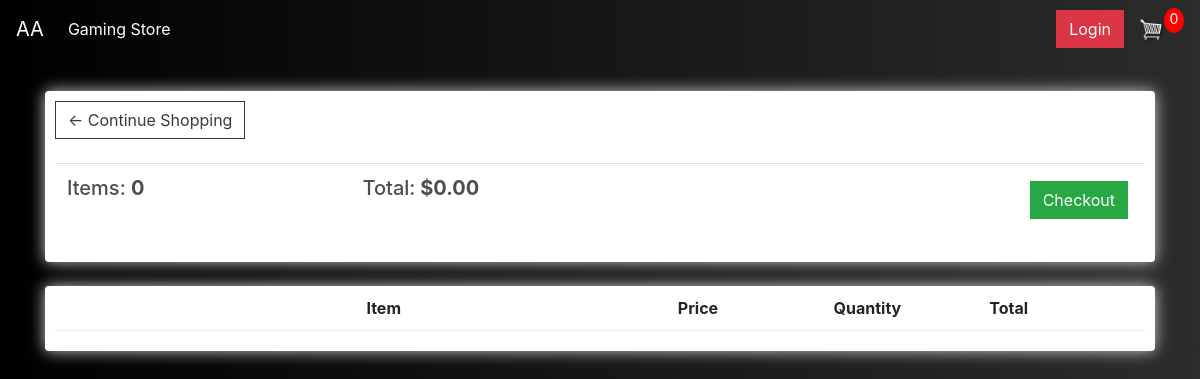
The page /cart/ (signed in) on the database as committed earlier.
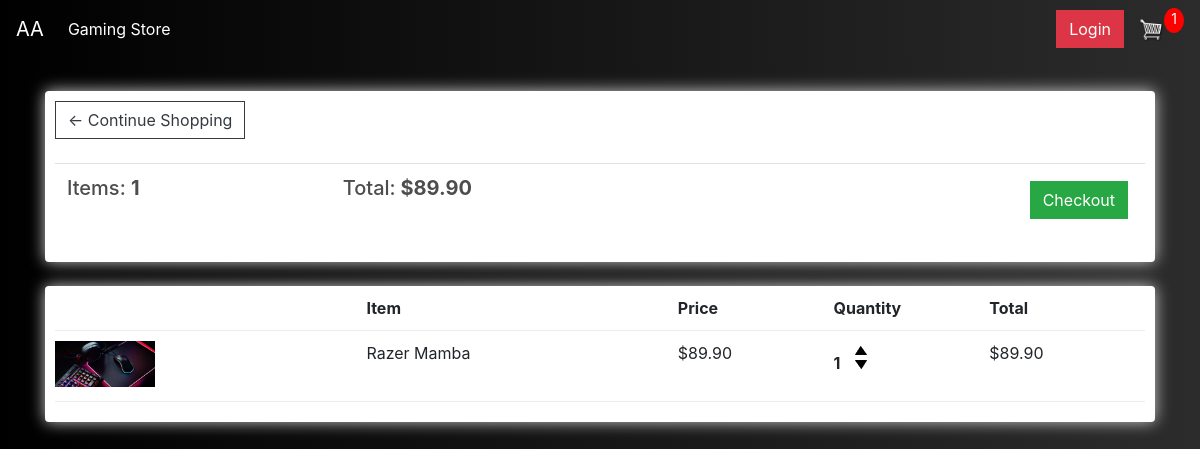
The same page on the database as committed later.
### store/models.py (models this page shows, shortened)
class Order(models.Model):
	customer = models.ForeignKey(Customer, on_delete=models.SET_NULL, null=True, blank=True)
	date_ordered = models.DateTimeField(auto_now_add=True)
	complete = models.BooleanField(default=False)
	transaction_id = models.CharField(max_length=100, null=True)
	@property
	def get_cart_total(self):
		orderitems = self.orderitem_set.all()
		total = sum([item.get_total for item in orderitems])
		return total
	@property
	def get_cart_items(self):
		orderitems = self.orderitem_set.all()
		total = sum([item.quantity for item in orderitems])
		return total

class OrderItem(models.Model):
	product = models.ForeignKey(Product, on_delete=models.SET_NULL, null=True)
	order = models.ForeignKey(Order, on_delete=models.SET_NULL, null=True)
	quantity = models.IntegerField(default=0, null=True, blank=True)
	date_added = models.DateTimeField(auto_now_add=True)
	@property
	def get_total(self):
		total = self.product.price * self.quantity
		return total

class Product(models.Model):
	name = models.CharField(max_length=200)
	price = models.FloatField()
	digital = models.BooleanField(default=False,null=True, blank=True)
	image = models.ImageField(null=True, blank=True)
	@property
	def imageURL(self):
		try:
			url = self.image.url
		except:
			url = ''
		return url

### store/views.py (the view)
# urls.py: path('cart/', views.cart, name="cart"),
def cart(request):
	if request.user.is_authenticated:
		customer = request.user.customer
		order, created = Order.objects.get_or_create(customer=customer, complete=False)
		items = order.orderitem_set.all()
		cartItems = order.get_cart_items
	else:
		items = []
		order = {'get_cart_total':0, 'get_cart_items':0, 'shipping':False}
		cartItems = order['get_cart_items']
	context = {'items':items, 'order':order, 'cartItems':cartItems}
	return render(request, 'store/cart.html', context)

### store/templates/store/cart.html
{% extends 'store/main.html' %}
{% load static %}
{% block content %}
<div class="row">
    <div class="col-lg-12">
        <div class="box-element">
            <a class="btn btn-outline-dark" href="{% url 'store' %}">&#x2190; Continue Shopping</a>
            <br>
            <br>
            <table class="table">
                <tr>
                    <th>
                        <h5>Items: <strong>{{order.get_cart_items}}</strong></h5>
                    </th>
                    <th>
                        <h5>Total:<strong> ${{order.get_cart_total|floatformat:2}}</strong></h5>
                    </th>
                    <th>
                        <a style="float:right; margin:5px;" class="btn btn-success" href="{% url 'checkout' %}">Checkout</a>
                    </th>
                </tr>
            </table>
        </div>
        <br>
        <div class="box-element">
            <div class="cart-row">
                <div style="flex:2"></div>
                <div style="flex:2"><strong>Item</strong></div>
                <div style="flex:1"><strong>Price</strong></div>
                <div style="flex:1"><strong>Quantity</strong></div>
                <div style="flex:1"><strong>Total</strong></div>
            </div>
            {% for item in items %}
            <div class="cart-row">
                <div style="flex:2"><img class="row-image" src="{{item.product.imageURL}}"></div>
                <div style="flex:2">
                    <p>{{item.product.name}}</p>
                </div>
                <div style="flex:1">
                    <p>${{item.product.price|floatformat:2}}</p>
                </div>
                <div style="flex:1">
                    <p class="quantity">{{item.quantity}}</p>
                    <div class="quantity">
                        <img data-product="{{item.product.id}}" data-action="add" class="chg-quantity update-cart" src="{% static  'images/arrow down.png' %}">
                        <img data-product=" {{item.product.id}}" data-action="remove" class="chg-quantity update-cart" src="{% static  'images/arrow up.png' %}">
                    </div>
                </div>
                <div style="flex:1">
                    <p>${{item.get_total|floatformat:2}}</p>
                </div>
            </div>
            {% endfor %}
        </div>
    </div>
</div>
{% endblock content %}

Rows that differ between the two databases and show on the page:
computed for Order: get_cart_items "0" → "1"; get_cart_total "0.00" → "89.90"
added OrderItem: product.imageURL (picture), product.name "Razer Mamba", product.price "89.90", quantity "1", get_total "89.90"
Other text that changed with them:
{{ cartItems }}: "0" → "1"
